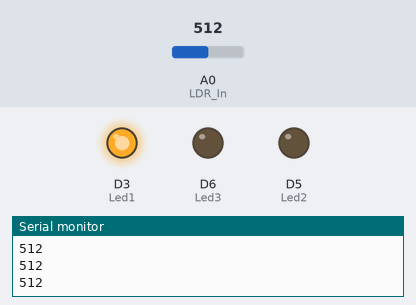
A sketch run on a simulated ESP8266 (NodeMCU). Parts: output pins drawn as LEDs (lit = HIGH), the last lines printed to the serial monitor. The test bench sets the inputs (shaded band); at power-on: A0 (LDR_In) = 512.

Above: at 1.2 s.
1.3 s: A0 (LDR_In) set to 390
At 2.5 s:
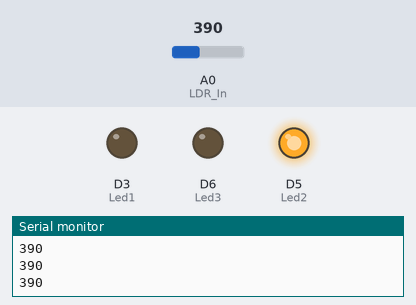
2.8 s: A0 (LDR_In) set to 212
4.3 s: A0 (LDR_In) set to 189
At 5.3 s:
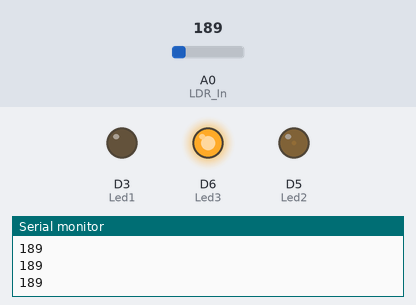
5.8 s: A0 (LDR_In) set to 210
At 7.0 s:
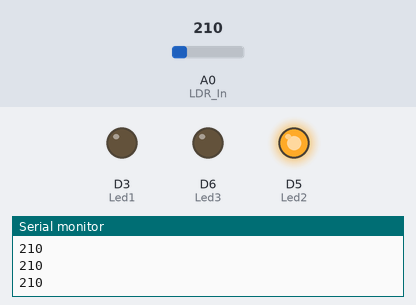
7.3 s: A0 (LDR_In) set to 190
At 7.7 s:
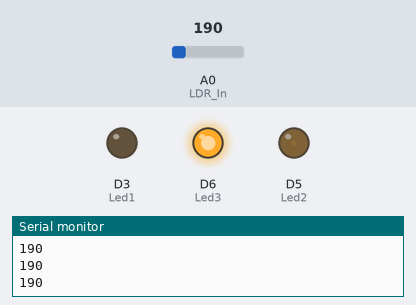
8.8 s: A0 (LDR_In) set to 306
At 9.6 s:
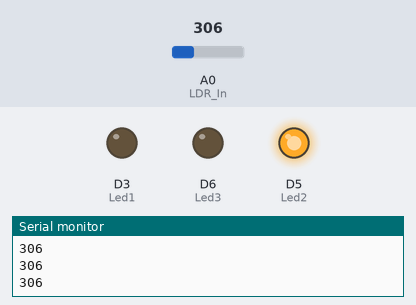
Timing chart, 0 to 11.3 s (numbered marks = the images above; inputs shaded):
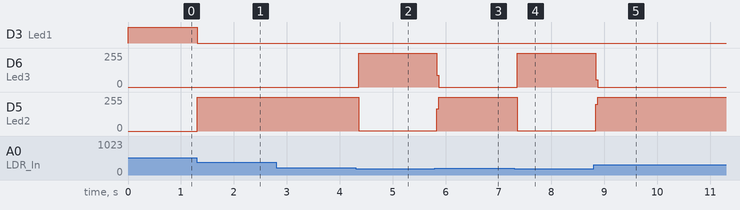

Measured:
- the behaviour switches between 200 and 199 on A0 (LDR_In) (found by bisection; images 1 and 2)
- after the input at 1.3 s, D3 (Led1): HIGH → LOW at once; D5 (Led2): 0/255 → 255/255 at once
- after the input at 4.3 s, D6 (Led3): 0/255 → 255/255 after 0.06 s; D5 (Led2): 255/255 → 1/255 after 0.06 s
- after the input at 5.8 s, D6 (Led3): 255/255 → 0/255 at once; D5 (Led2): 1/255 → 255/255 at once
- after the input at 7.3 s, D6 (Led3): 0/255 → 255/255 after 0.06 s; D5 (Led2): 255/255 → 1/255 after 0.06 s
- after the input at 8.8 s, D6 (Led3): 255/255 → 0/255 at once; D5 (Led2): 1/255 → 255/255 at once

The sketch:

sketch_mar01b.ino
```cpp
int LDR_In = A0;

int lichtHoeveelheid;

uint8_t Led1 = D3;
uint8_t Led2 = D5;
uint8_t Led3 = D6;

void setup() {
  Serial.begin(9600);
  pinMode(Led1,OUTPUT);
  pinMode(Led2, OUTPUT);
  pinMode(Led3, OUTPUT);
}

void loop() {
  lichtHoeveelheid = analogRead(LDR_In);
  Serial.println(lichtHoeveelheid);

  if ( lichtHoeveelheid > 400){
    digitalWrite(Led1, HIGH);
    digitalWrite(Led2, LOW);
    digitalWrite(Led3, LOW);
  }
  else{
    digitalWrite(Led1, LOW);
  }
  if ( lichtHoeveelheid < 400){
    digitalWrite(Led2, HIGH);
    digitalWrite(Led1, LOW);
    digitalWrite(Led3, LOW);
  }
  else if ( lichtHoeveelheid > 200){
    digitalWrite(Led2, LOW);
  }
  if ( lichtHoeveelheid < 200){
    digitalWrite(Led3, HIGH);
    digitalWrite(Led1, LOW);
    digitalWrite(Led2, LOW);
  }
  else{
    digitalWrite(Led3, LOW);
  }
}
```
